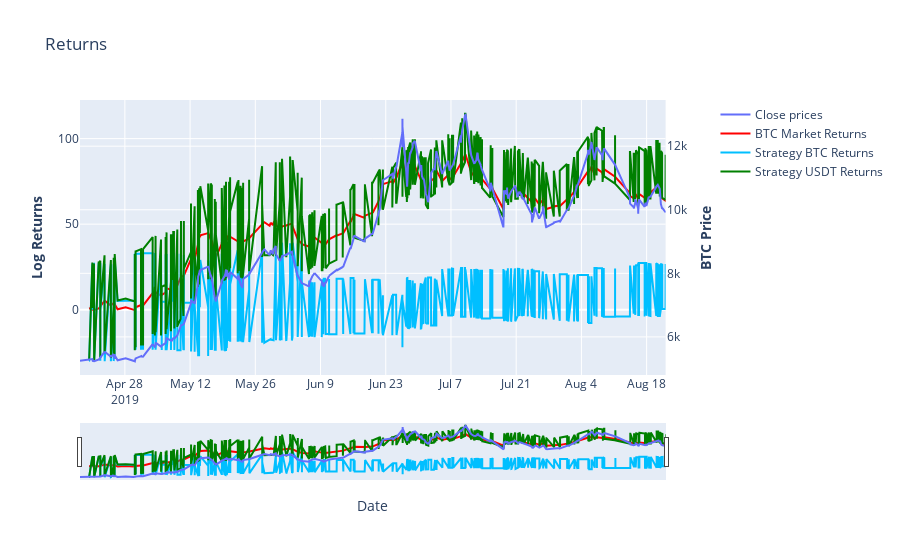
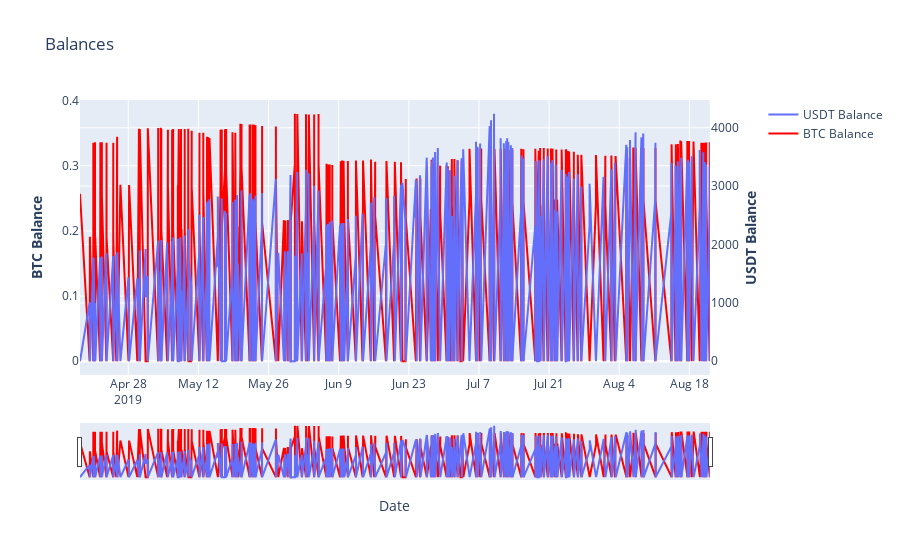

The notebook cell saved with these charts, in order:
### Markdown cell above
# Visualize Agent outputs
<hr>
<br>
<b>-Trades, and Acc balances</b>

### Code cell
#fig = plot_signal(df)
#fig.show()
agent_trades,fig = plot_returns(trades[1:])
fig.show()
agent_balances,fig = plot_balances(balances[1:])
fig.show()
print(agent_trades.head(10))
#print(trades.values[:,0])
#for i in trades.values:
#    print(i[0])
#trades["USDT"]

### Figure 1 — Plotly figure (JSON) as saved in the notebook; plotly's stock layout.template omitted (floating-point values rounded to 4 significant figures; data arrays with more than 128 entries replaced by an {"elided": "..."} marker saying what was removed)
{"data": [{"name": "Close prices", "type": "scatter", "x": {"elided": "673 str values"}, "xaxis": "x", "y": {"elided": "673 float values"}, "yaxis": "y2"}, {"line": {"color": "red"}, "name": "BTC Market Returns", "type": "scatter", "x": {"elided": "673 str values"}, "y": {"elided": "673 float values"}}, {"line": {"color": "deepskyblue"}, "name": "Strategy BTC Returns", "type": "scatter", "x": {"elided": "673 str values"}, "y": {"elided": "673 float values"}}, {"line": {"color": "green"}, "name": "Strategy USDT Returns", "type": "scatter", "x": {"elided": "673 str values"}, "y": {"elided": "673 float values"}}], "layout": {"title": {"text": "Returns"}, "xaxis": {"anchor": "y", "domain": [0, 0.94], "rangeslider": {"visible": true}, "title": {"text": "Date"}}, "yaxis": {"anchor": "x", "domain": [0, 1], "title": {"text": "<b>Log Returns</b> "}}, "yaxis2": {"anchor": "x", "overlaying": "y", "side": "right", "title": {"text": "<b>BTC Price</b> "}}}}

### Figure 2 — Plotly figure (JSON) as saved in the notebook; plotly's stock layout.template omitted (floating-point values rounded to 4 significant figures; data arrays with more than 128 entries replaced by an {"elided": "..."} marker saying what was removed)
{"data": [{"name": "USDT Balance", "type": "scatter", "x": {"elided": "673 str values"}, "xaxis": "x", "y": {"elided": "673 int values"}, "yaxis": "y2"}, {"line": {"color": "red"}, "name": "BTC Balance", "type": "scatter", "x": {"elided": "673 str values"}, "y": {"elided": "673 float values"}}], "layout": {"title": {"text": "Balances"}, "xaxis": {"anchor": "y", "domain": [0, 0.94], "rangeslider": {"visible": true}, "title": {"text": "Date"}}, "yaxis": {"anchor": "x", "domain": [0, 1], "title": {"text": "<b>BTC Balance</b> "}}, "yaxis2": {"anchor": "x", "overlaying": "y", "side": "right", "title": {"text": "<b>USDT Balance</b> "}}}}
